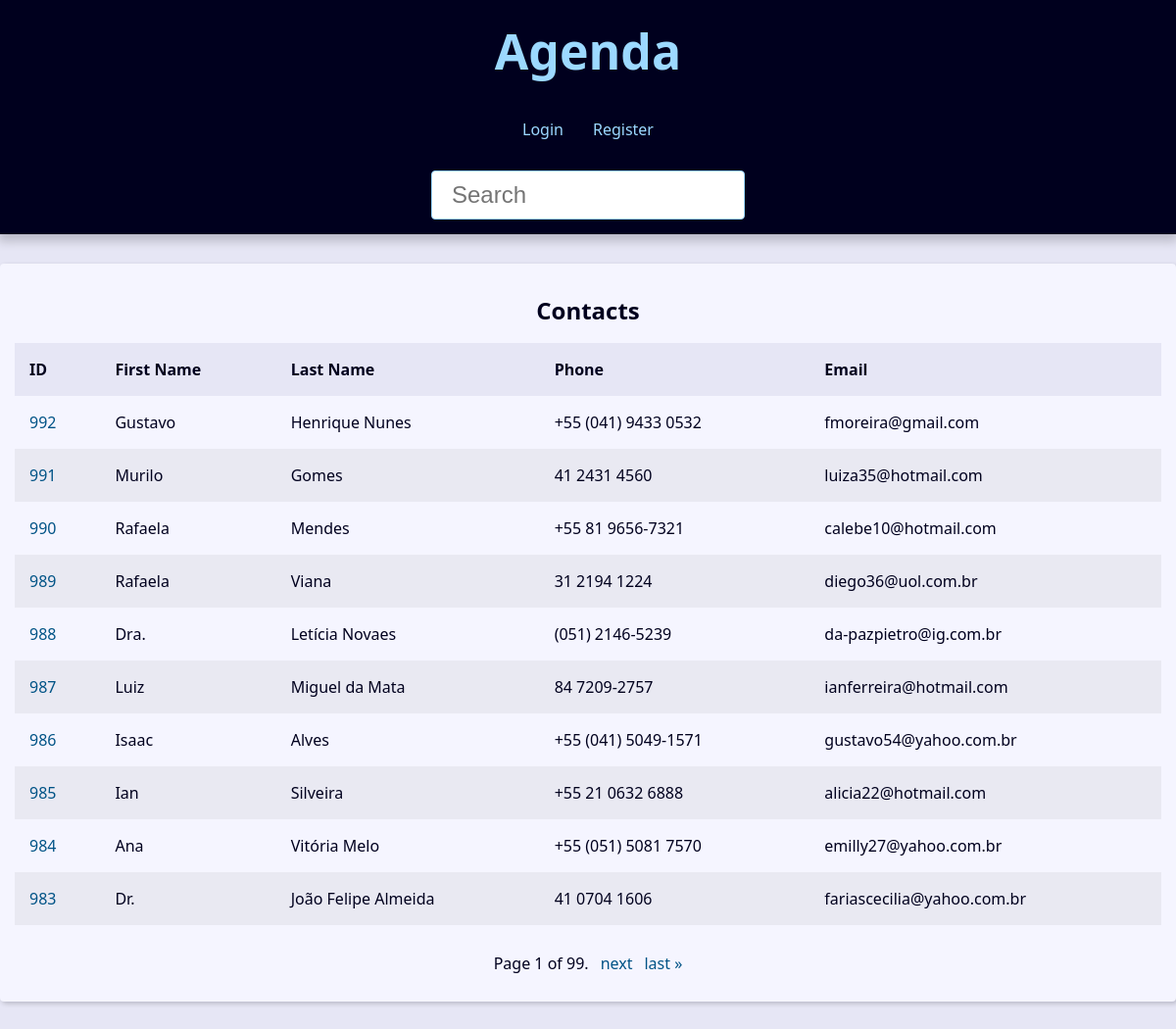
The app's page /, older data.
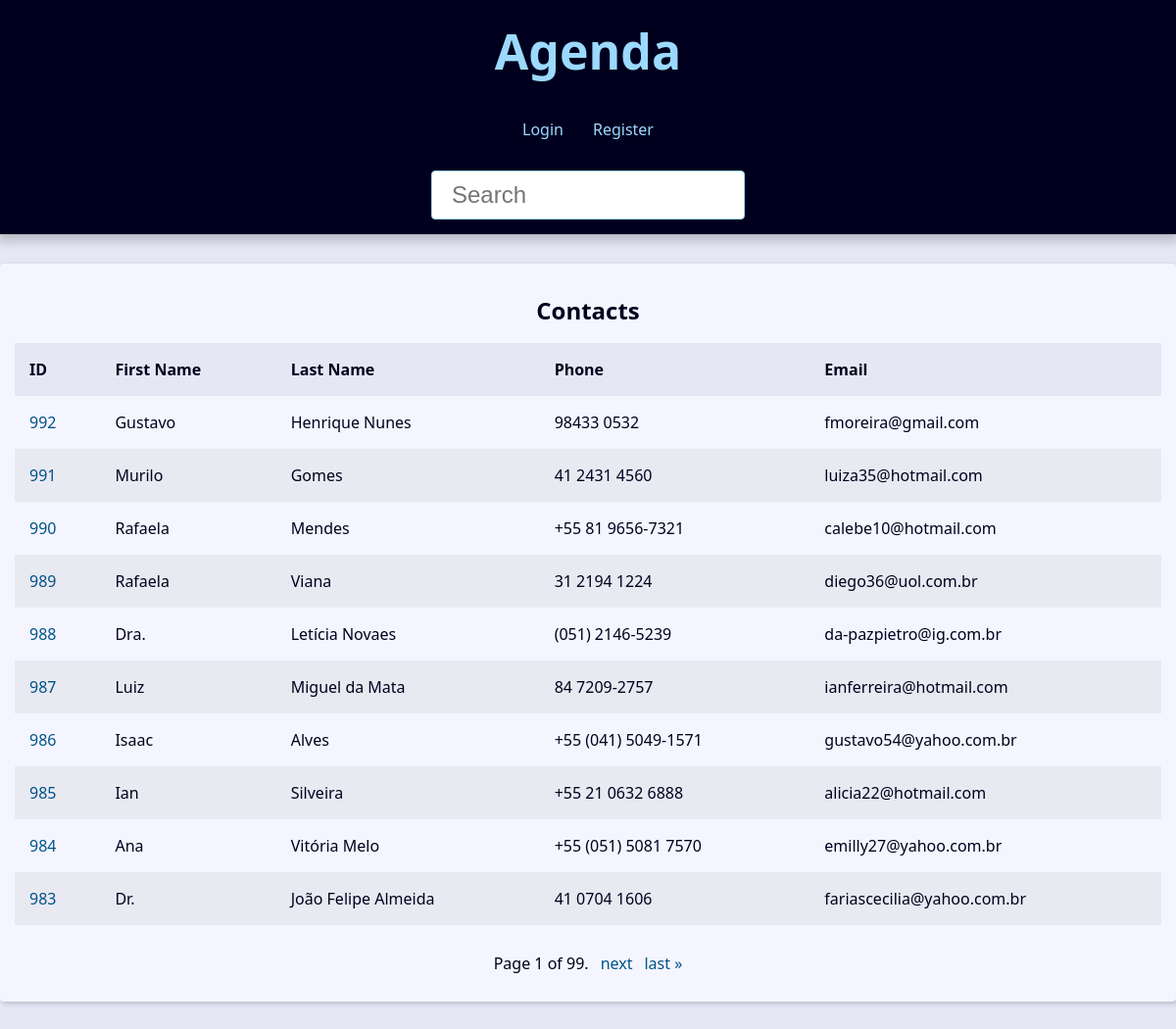
The same page, newer data.
### contact/models.py (models this page shows, shortened)
class contact(models.Model):
    first_name = models.CharField(max_length=20)
    last_name = models.CharField(max_length=20)
    phone = models.CharField(max_length=15,verbose_name='Telefone')
    email = models.EmailField(max_length=254, blank=True)
    created_date = models.DateTimeField(default=timezone.now)
    description = models.TextField(blank=True)
    show = models.BooleanField(default=True)
    picture = models.ImageField(blank=True, upload_to='pictures/%Y/%m/')
    category = models.ForeignKey(Category, on_delete=models.SET_NULL,blank=True, null=True)
    owner = models.ForeignKey(User, on_delete=models.SET_NULL,blank=True, null=True)

### contact/views/contact_views.py (the view)
# urls.py: path('', views.index, name='index'),
def index(request):
    contacts = contact.objects.filter(show=True).order_by('-id')
    paginator = Paginator(contacts,10)
    page_number = request.GET.get("page")
    page_obj = paginator.get_page(page_number)
    context = {
        'page_obj' : page_obj,
        'site_nome' : 'Contatos - '
    }
    return render(request,
                'contact/index.html',
                context,
                )

### contact/templates/contact/index.html (shortened to what this page needs)
{% extends "base.html" %}
{% block content %}
{% if page_obj %}
    <div class="responsive-table">
            <table class="contacts-table">
                <caption class="table-caption">
                    Contacts
                </caption>
                <thead>
                    <tr class="table-row table-row-header">
                        <th class="table-header">ID</th>
                        <th class="table-header">First Name</th>
                        <th class="table-header">Last Name</th>
                        <th class="table-header">Phone</th>
                        <th class="table-header">Email</th>
                    </tr>
                </thead>
                <tbody>
                    {% for contact in page_obj %}
                        <tr class="table-row">
                            <td class="table-cel">
                            <a href="{% url 'contact:contatos' contact.id %}" class="table-link">
                                {{contact.id}}
                            </a>
                            </td>
                            <td class="table-cel">
                                {{contact.first_name}}
                            </td>
                            <td class="table-cel">
                                {{contact.last_name}}
                            </td>
                            <td class="table-cel">
                                {{contact.phone}}
                            </td>
                            <td class="table-cel">
                                {{contact.email}}
                            </td>
                        </tr>
                    {% endfor %}
                </tbody>
            </table>
        </div>
{% else %}
<div class="sigle-contact">
    <h1 class="single-contact-name">
        Nenhum contato encontrado!
    </h1>
</div>
{% endif %}
{% endblock content %}

Row changes from the older to the newer data that the page shows:
changed contact "Gustavo": phone "+55 (041) 9433 0532" → "98433 0532"
